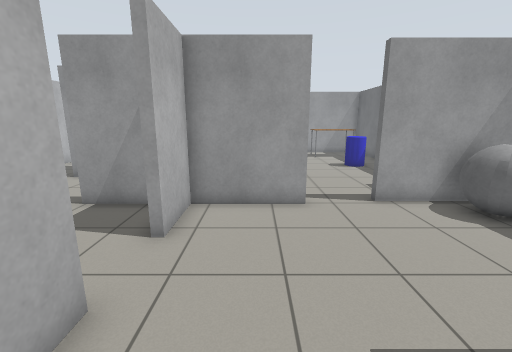
[1] (above)

22 first-person views from a walk through a world built for the Gazebo simulator. The camera is 1.3 m above the floor, tilts 12° down and sees 90° across. Floor lines are 1 m apart. The floor is counted in squares, 0.5 m on a side. Each view is taken from the middle of a square. On the plan, view 1 faces up. The plan holds only what a view shows up to about 18 squares ahead; the rest is blank. Gazebo's built-in surfaces are drawn with simple patterns. Some stock models are drawn as simple stand-ins.

[2]
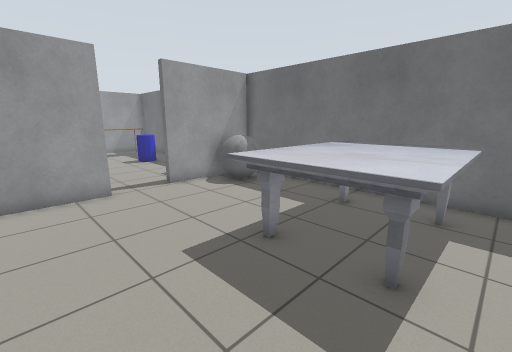

[3]
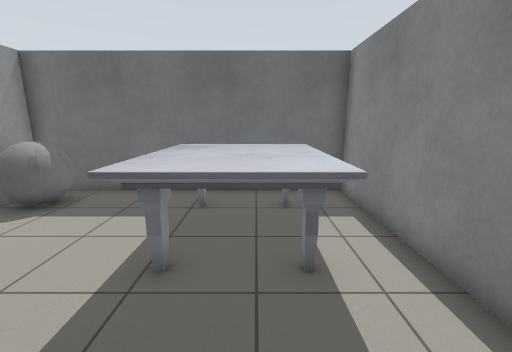

[4]
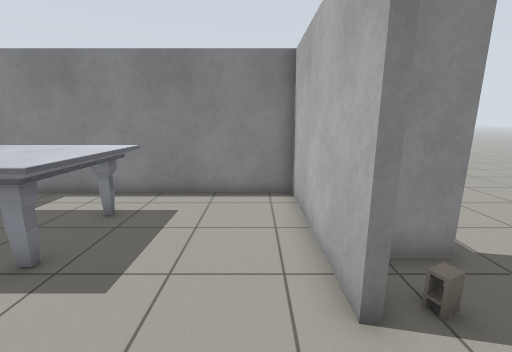

[5]
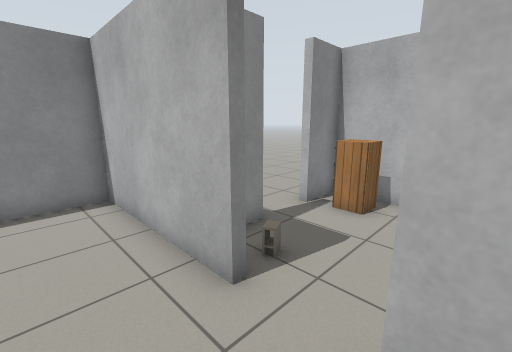

[6]
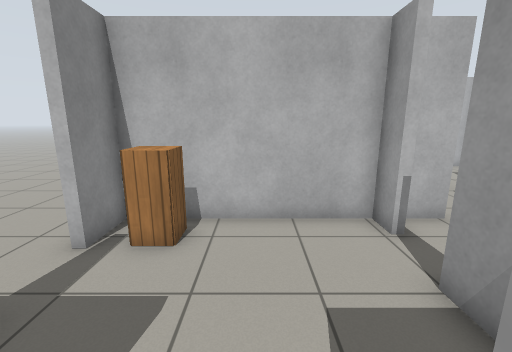

[7]
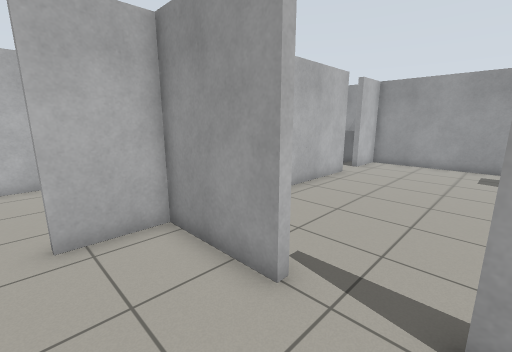

[8]
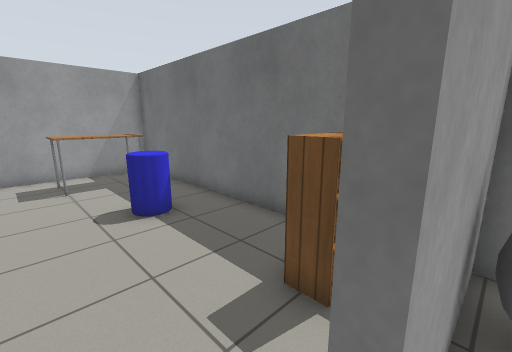

[9]
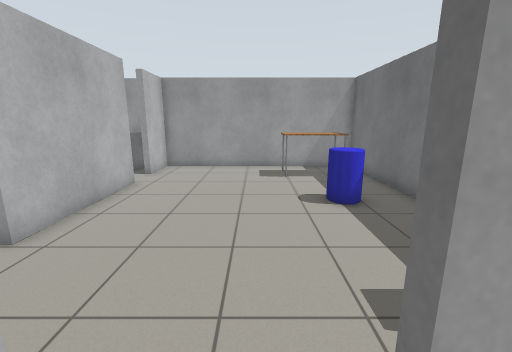

[10]
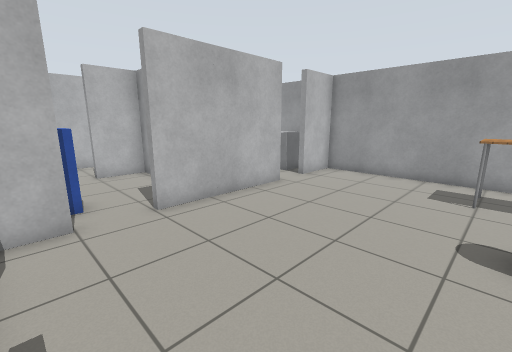

[11]
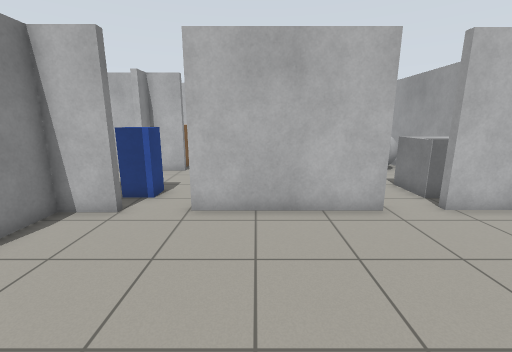

[12]
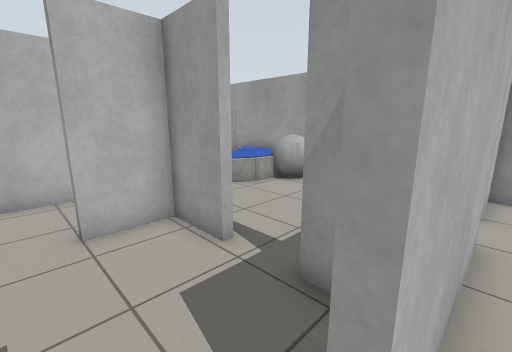

[13]
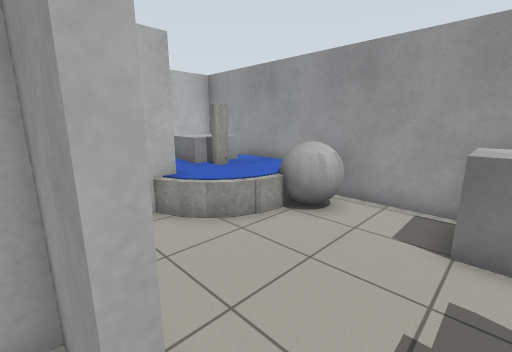

[14]
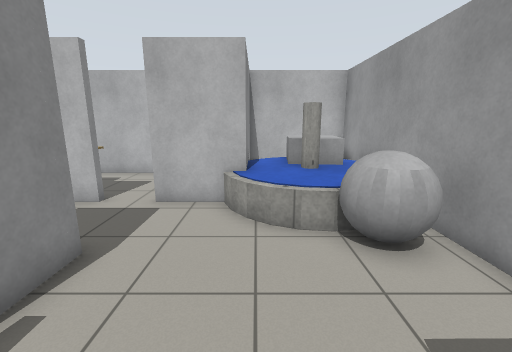

[15]
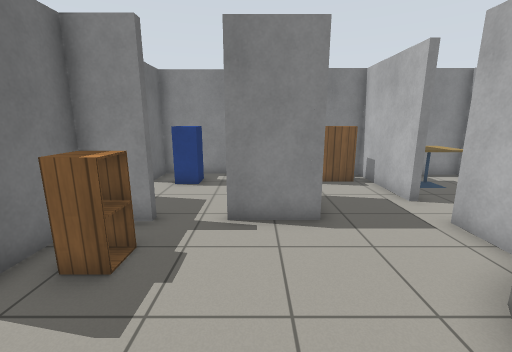

[16]
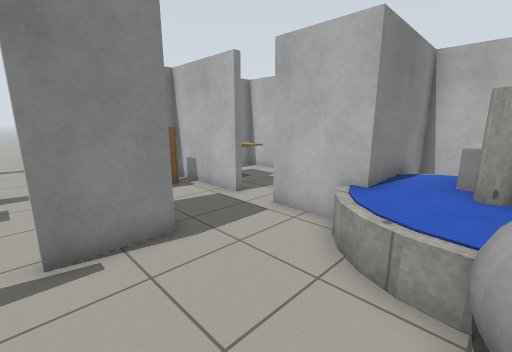

[17]
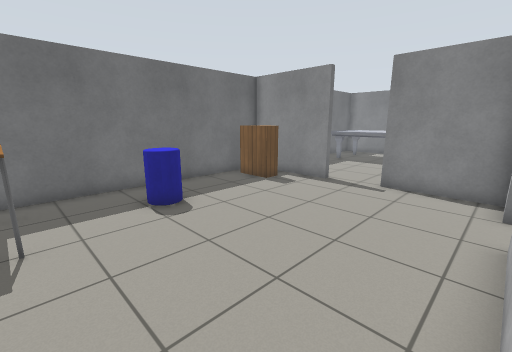

[18]
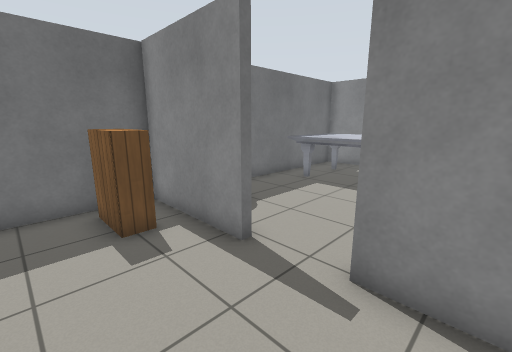

[19]
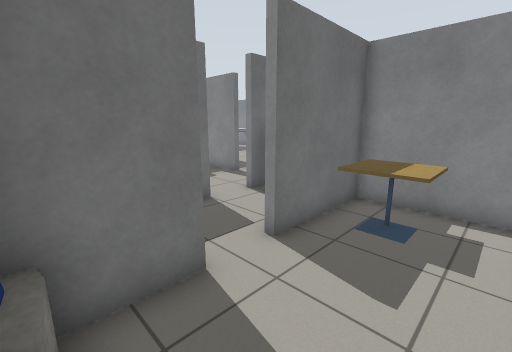

[20]
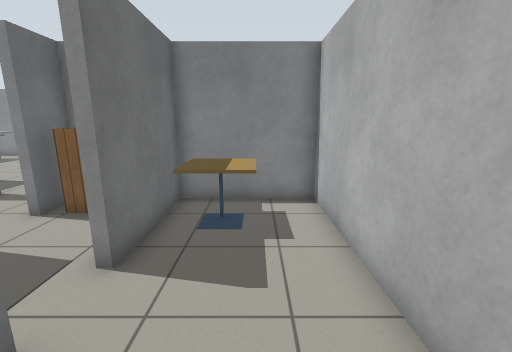

[21]
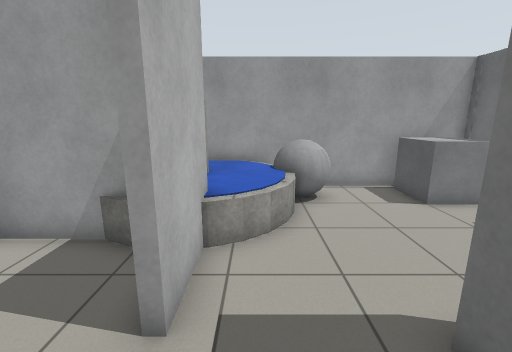

[22]
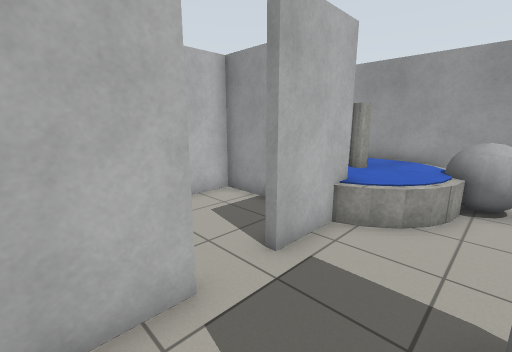

### Floor plan
Ten units are one square. View 1 is at (0, 0); x grows to the right and y downward. Boxes are objects, and circles mark ways between rooms. Rooms are numbered by the first view taken in them; rooms with no view inside come last. Other rooms are left out.
<svg viewBox="-175 -240 266 278">
<path fill="none" stroke="#000" d="M-27 -31 -22 -31 -22 33 86 33 86 -82 39 -82M16 -79 -21 -79M-22 -82 -22 -54 -25 -54M-22 -179 -22 -121M39 -85 86 -85 86 -221 -22 -221 -22 -196M-26 -100 -22 -100 -22 -82 16 -82M-121 -176 -121 -147 -124 -147M-87 -139 -87 -145 -61 -145M-44 -145 -26 -145 -26 -170M-87 -119 -87 -124M-26 -211 -26 -224 -98 -224M-124 -128 -121 -128 -121 -116M-170 -214 -170 -177 -154 -177M-124 -147 -124 -173M-154 -174 -170 -174 -170 -85 -124 -85 -124 -128M-56 -82 -22 -82M-89 -102 -86 -102 -86 -85 -75 -85M-61 -142 -84 -142 -84 -119M-22 -121 -26 -121M-36 -142 -43 -142M-26 -81 -26 -100M-49 -14 -36 -14M-75 -82 -86 -82 -86 -14 -69 -14M-34 -79 -56 -79M-121 -116 -121 -85 -89 -85 -89 -102"/>
<rect x="25" y="-25" width="50" height="40" fill="#bbb"><title>marble table</title></rect>
<rect x="55" y="-75" width="30" height="20" fill="#bbb"><title>grey ball</title></rect>
<rect x="45" y="-205" width="30" height="20" fill="#bbb"><title>table</title></rect>
<rect x="55" y="-105" width="30" height="10" fill="#bbb"><title>bookshelf</title></rect>
<rect x="55" y="-165" width="10" height="20" fill="#bbb"><title>other object</title></rect>
<rect x="-155" y="-235" width="60" height="70" fill="#bbb"><title>fountain</title></rect>
<rect x="-155" y="-215" width="30" height="30" fill="#bbb"><title>grey box</title></rect>
<rect x="-105" y="-225" width="20" height="30" fill="#bbb"><title>grey ball</title></rect>
<rect x="-55" y="-225" width="20" height="30" fill="#bbb"><title>grey box</title></rect>
<rect x="-45" y="-175" width="10" height="20" fill="#bbb"><title>cabinet</title></rect>
<rect x="-155" y="-115" width="30" height="20" fill="#bbb"><title>cafe table</title></rect>
<rect x="-45" y="-105" width="10" height="10" fill="#bbb"><title>postbox</title></rect>
<rect x="-85" y="-35" width="20" height="10" fill="#bbb"><title>cabinet</title></rect>
<rect x="-45" y="-35" width="10" height="10" fill="#bbb"><title>cinder block</title></rect>
<rect x="-115" y="-105" width="20" height="20" fill="#bbb"><title>bookshelf</title></rect>
<circle cx="25" cy="-80" r="3" fill="#2a7"/>
<circle cx="-30" cy="-45" r="3" fill="#2a7"/>
<circle cx="-25" cy="-185" r="3" fill="#2a7"/>
<circle cx="-20" cy="-110" r="3" fill="#2a7"/>
<circle cx="-120" cy="-135" r="3" fill="#2a7"/>
<circle cx="-55" cy="-140" r="3" fill="#2a7"/>
<circle cx="-105" cy="-120" r="3" fill="#2a7"/>
<circle cx="-65" cy="-80" r="3" fill="#2a7"/>
<circle cx="-90" cy="-110" r="3" fill="#2a7"/>
<text x="30" y="-20">1</text>
<text x="30" y="-150">2</text>
<text x="-80" y="-180">3</text>
<text x="-150" y="-130">4</text>
<text x="-60" y="-110">5</text>
<text x="-60" y="-40">6</text>
<text x="-110" y="-100">7</text>
</svg>
Room 1 opens to room 2. Room 1 opens to room 6. Room 2 opens to room 3. Room 2 opens to room 5. Room 3 opens to room 4. Room 3 opens to room 5. Room 3 opens to room 7. Room 5 opens to room 6. Room 5 opens to room 7.

Where each view was taken, in squares from view 1:
view 1: 0 up, 0 right, facing up
view 2: 2 down, 1 left, facing up-right
view 3: 0 up, 1 left, facing right
view 4: 6 up, 1 left, facing down
view 5: 6 up, 0 right, facing down-left
view 6: 5 up, 2 left, facing left
view 7: 5 up, 4 right, facing up-left
view 8: 8 up, 3 right, facing up-right
view 9: 7 up, 3 right, facing up
view 10: 9 up, 5 right, facing up-left
view 11: 14 up, 5 right, facing left
view 12: 11 up, 2 left, facing up-left
view 13: 14 up, 5 left, facing up-left
view 14: 18 up, 4 left, facing left
view 15: 21 up, 7 left, facing down
view 16: 20 up, 6 left, facing down-left
view 17: 19 up, 2 left, facing down-right
view 18: 12 up, 0 right, facing down-right
view 19: 17 up, 16 left, facing down-right
view 20: 17 up, 15 left, facing down
view 21: 12 up, 11 left, facing up
view 22: 11 up, 9 left, facing up-left
